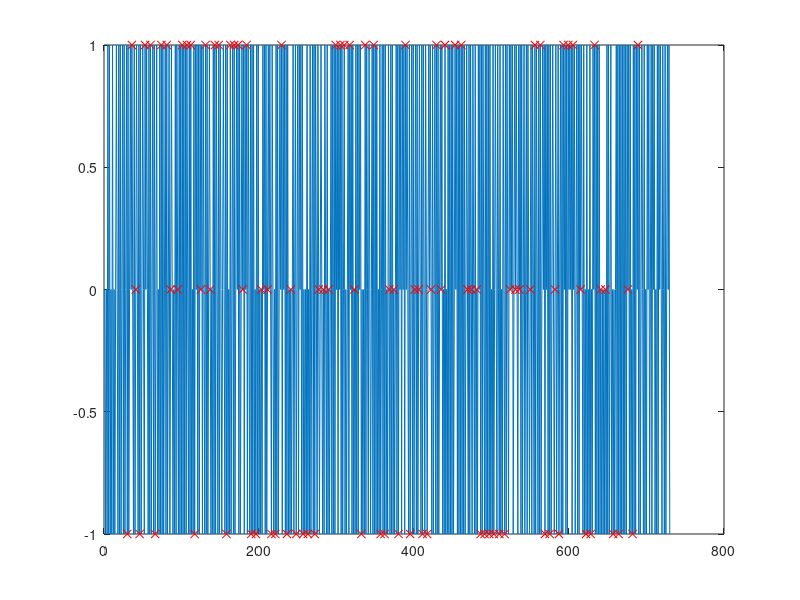

MATLAB code to generate this figure: (Note: this script raises an error after producing the figure.)
clc
clear all

len=730;
signbalance=.5;
onevtwo=1/3;
y=zeros(len,1);
y(1)=0;

harshness=5; %Trade-off is structure vs balance. In theory, dynamic harshness dependent on k is the best trade-off and shortest methods section

%% vals "key":
%x
%y
%early pulse mag and +/- direction
%late pulse mag and +/- direction
%pseudorandom white noise magnitude
%shape (-1=none,0=triangle,1=square, 2=circle, 3=inf desired)
%cursor shown (0/1 false/true)

for k=2:len
    if y(k-1)==0
        if rand<signbalance
            y(k)=-1;
            signbalance=signbalance-harshness*1/len;
        else
            y(k)=1;
            signbalance=signbalance+harshness*1/len;
        end
    else
        if rand<onevtwo
            y(k)=0;
            onevtwo=onevtwo-harshness*2/len;
        else
            y(k)=-y(k-1);
            onevtwo=onevtwo+harshness*1/len;
        end
    end
end

diffs=y(2:end)-y(1:end-1);
signbalance=sum(diffs<0)-sum(diffs>0)
onevtwo=sum(abs(diffs)==1)-sum(abs(diffs)==2)


x=[y [0;sign(diffs)] [0;abs(diffs)]];

N=5;
DIR=[-1 1];
DIST=[1 2];
ntypes=5;

%Make a deck
c=0;
for k=1:N
    for kk=1:length(DIR)
        for kkk=1:length(DIST)
            for kkkk=1:ntypes
                c=c+1;
                catme(c).dat=[DIR(kk); DIST(kkk); kkkk];
            end
        end
    end
end
deck=[catme.dat];
deck=deck(:,randperm(size(deck,2)));

c=0;
d=1;
k=inf;
sd2=size(deck,2);
dist=zeros(sd2,1);
while c<len
    c=c+1;
    k=k+1;
    if (k<5)||(c<30)||(d>sd2)
        out(c).dat=[y(c); .5; 0; 0; 0; -1; 1];
        continue
    end

    %if it's k>=7, reshuffle the deck and try again
    if (sum(x(c,2:3)'==deck(1:2,d))~=2)&&(k>5)
        deck(:,d:end)=deck(:,d-1+randperm(sd2-d+1));
    end
    if sum(x(c,2:3)'==deck(1:2,d))~=2
        out(c).dat=[y(c); .5; 0; 0; 0; -1; 1];
        continue
    end

    %[c,k]
    dist(d)=c;
    k=0;
    switch deck(3,d)
        case 1
            out(c).dat=[y(c); .5; 1; 0; 0; -1; 1];
        case 2
            out(c).dat=[y(c); .5; -1; 0; 0; -1; 1];
        case 3
            out(c).dat=[y(c); .5; 0; 1; 0; -1; 1];
        case 4
            out(c).dat=[y(c); .5; 0; -1; 0; -1; 1];
        case 5
            out(c).dat=[y(c); .5; 0; 0; 1; -1; 1];
    end
    d=d+1;
end

figure(1)
clf
plot(1:len,y,dist,y(dist),'rx')
length(out)
size([out.dat])

for s=0:3 %5 warmups on each, cursor shown
    for k=1:5
        c=c+1;
        out(c).dat=[0; 0; 0; 0; 0; s; 1];
    end
end

for s=0:3 %5 warmups on each, cursor not shown
    for k=1:5
        c=c+1;
        out(c).dat=[0; 0; 0; 0; 0; s; 0];
    end
end

SnMag=zeros(2,4*5*20);
k=0;
for s=0:3
    for n=linspace(0,3,5)
        for ITER=1:20
            k=k+1;
            SnMag(:,k)=[n;s];
        end
    end
end
SnMag=SnMag(:,randperm(4*5*20));

for k=1:4*5*20
    c=c+1;
    out(c).dat=[0; 0; 0; 0; SnMag(:,k); 0];
end

o=[out.dat]';
o(1:730,1)=o(1:730,1)*.15-.025;
o(:,3:4)=o(:,3:4)*30;
o(1:730,5)=o(1:730,5)*2;
o=[(1:length(out))' o];
fid=fopen('../Data/input.dat','w');
fprintf(fid,'%5.0f\t%6.4f\t%6.4f\t%6.4f\t%6.4f\t%6.4f\t%1.0f\t%1.0f\n',o');
fclose(fid);
